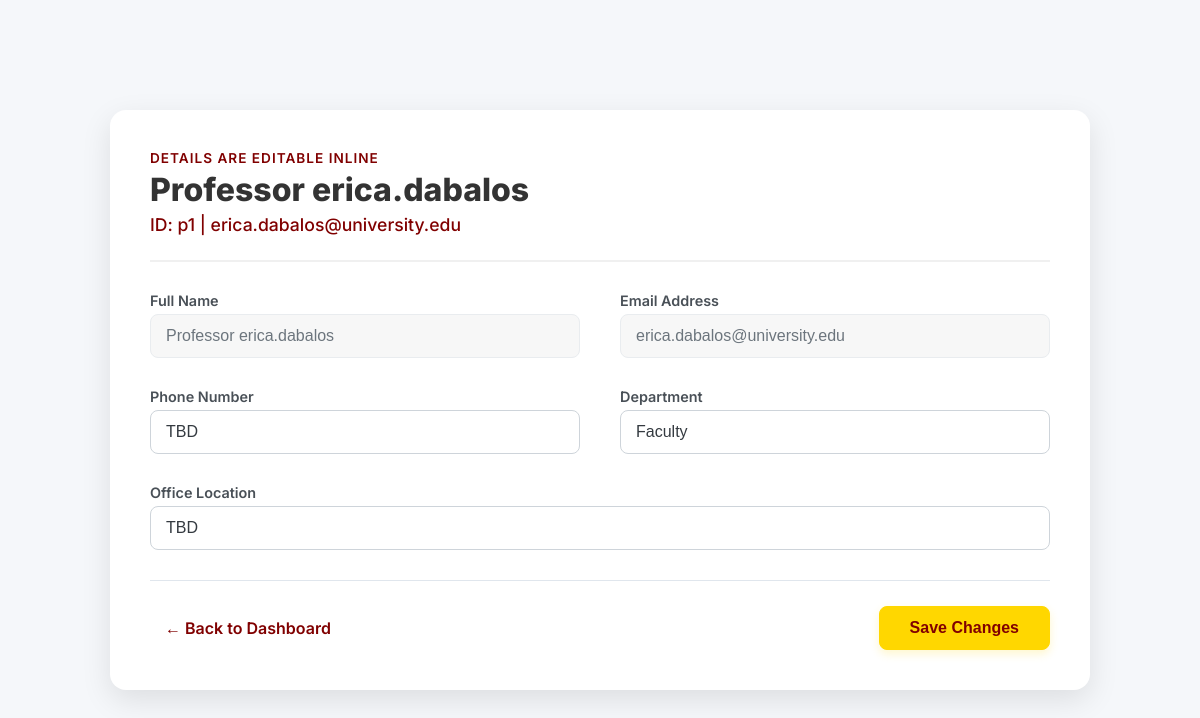
Page /professor/profile/ (signed in) on the committed database.
### professor_inline/models.py (models this page shows, shortened)
class Professor(models.Model):
    user = models.OneToOneField(User, on_delete=models.CASCADE)
    first_name = models.CharField(max_length=100)
    last_name = models.CharField(max_length=100)
    email = models.EmailField(unique=True) # Usually linked to user.email
    profile_picture = models.ImageField(upload_to='professor_pics/', blank=True, null=True)
    department = models.CharField(max_length=100, blank=True)
    office_location = models.CharField(max_length=100, blank=True)
    phone_number = models.CharField(max_length=20, blank=True, null=True) # New field
    @property
    def full_name(self):
        return f"{self.first_name} {self.last_name}".strip()

### professor_inline/views.py (the view)
# urls.py: path('professor/profile/', views.professor_profile_page, name='professor_profile_page'),
@login_required
def professor_profile_page(request):
    professor, created = Professor.objects.get_or_create(user=request.user)
    professor_pk = professor.pk
    context = {
        'professor': professor,
        'professor_pk': professor_pk,
        'first_name': professor.first_name,
        'last_name': professor.last_name,
        'email': professor.email, # This field is READONLY in the design
        'phone_number': getattr(professor, 'phone_number', ''),
        'department': professor.department,
        'office_location': professor.office_location,
        'api_url': f'/api/professors/{professor_pk}/profile',
    }
    return render(request, 'professor_inline/profile.html', context)

### professor_inline/templates/professor_inline/profile.html (shortened to what this page needs)
{% load static %}
<!DOCTYPE html>
<html lang="en">
<head>
    <link rel="stylesheet" href="{% static 'profile.css' %}?v=6.0">
</head>
<body>
    <div class="profile-card">
        <div class="profile-header">
            <div class="profile-info" style="margin-left: 0; text-align: left;">
                <span class="details-editable-hint">DETAILS ARE EDITABLE INLINE</span>
                <div class="professor-name-email">
                    {{ professor.first_name }} {{ professor.last_name }}
                </div>
                <span class="professor-id-email-line">
                    ID: p{{ professor.pk }} | {{ email|default:"[Email Address]" }}
                </span>
            </div>
        </div>
        <form id="profile-form">
            <div class="form-grid">
                <div class="form-field">
                    <label>Full Name</label>
                    <input type="text" value="{{ professor.full_name }}" readonly class="read-only-input">
                </div>
                <div class="form-field">
                    <label>Email Address</label>
                    <input type="email" value="{{ email }}" readonly class="read-only-input">
                </div>
                <div class="form-field">
                    <label for="phone_number">Phone Number</label>
                    <input type="text" id="phone_number" name="phone_number" value="{{ phone_number|default:'' }}"
                        data-original-value="{{ phone_number|default:'' }}">
                </div>
                <div class="form-field">
                    <label for="department">Department</label>
                    <input type="text" id="department" name="department" value="{{ department|default:'' }}"
                        data-original-value="{{ department|default:'' }}">
                </div>
                <div class="form-field" style="grid-column: 1 / -1;">
                    <label for="office_location">Office Location</label>
                    <input type="text" id="office_location" name="office_location"
                        value="{{ office_location|default:'' }}" data-original-value="{{ office_location|default:'' }}">
                </div>
            </div>
            <div class="form-actions">
                <a href="{% url 'professor_dashboard' %}" class="back-btn">
                    &#x2190; Back to Dashboard
                </a>
                <button type="button" id="save-profile-btn">Save Changes</button>
            </div>
        </form>
    </div>
</body>
</html>

### professor_inline/static/profile.css (style rules this page uses)
body { font-family: 'Inter', sans-serif; background-color: #f5f7fa; display: flex; justify-content: center; align-items: center; min-height: 100vh; margin: 0; padding: 20px; box-sizing: border-box; }
.profile-card { background: #ffffff; border-radius: 16px; box-shadow: 0 10px 30px rgba(0, 0, 0, 0.1); width: 100%; max-width: 900px; padding: 40px; }
.profile-header { display: flex; align-items: center; margin-bottom: 30px; padding-bottom: 25px; border-bottom: 2px solid #f0f0f0; }
.profile-info { flex-grow: 1; }
.details-editable-hint { font-size: 0.85em; color: #800000; text-transform: uppercase; letter-spacing: 1px; font-weight: 600; margin-bottom: 5px; display: block; }
.professor-name-email { font-size: 2em; color: #333; margin: 0 0 5px 0; font-weight: 800; line-height: 1.2; }
.professor-id-email-line { font-size: 1.1em; color: #800000; font-weight: 500; display: block; margin-top: 5px; }
.form-grid { display: grid; grid-template-columns: 1fr 1fr; gap: 30px 40px; margin-bottom: 30px; }
.form-field { display: flex; flex-direction: column; }
.form-field label { font-size: 0.9em; color: #495057; margin-bottom: 5px; font-weight: 600; }
.form-field input[type="text"], .form-field input[type="email"] { width: 100%; padding: 12px 15px; border: 1px solid #ced4da; border-radius: 8px; font-size: 1em; color: #343a40; transition: border-color 0.2s, box-shadow 0.2s; box-sizing: border-box; }
.form-field input.read-only-input { background-color: #f7f7f7; cursor: default; color: #6c757d; border-color: #e9ecef; }
.form-actions { display: flex; justify-content: space-between; align-items: center; padding-top: 25px; border-top: 1px solid #e0e6ed; margin-top: 20px; }
#save-profile-btn { background-color: #FFD700; color: #800000; border: 1px solid #FFD700; padding: 12px 30px; border-radius: 8px; font-size: 1em; font-weight: 700; cursor: pointer; transition: background-color 0.2s, box-shadow 0.2s; min-width: 160px; box-shadow: 0 4px 10px rgba(255, 215, 0, 0.2); }
.back-btn { background: none; border: none; color: #800000; text-decoration: none; padding: 10px 15px; border-radius: 8px; font-size: 1em; font-weight: 600; cursor: pointer; transition: background-color 0.2s, color 0.2s; }
.form-grid > .form-field:nth-child(5) { grid-column: 1 / -1; }

### rows in the picture
Professor: first_name "Professor", last_name "erica.dabalos", pk "1", email "erica.dabalos@university.edu", full_name "Professor erica.dabalos", phone_number "TBD", department "Faculty", office_location "TBD"
